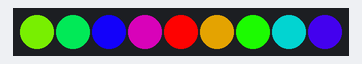
A sketch run on a simulated Arduino Uno, built with avr-gcc and run on an emulated ATmega328P. Parts: 9 RGB LEDs in strip order, left to right. Random numbers use the default seed unless the sketch sets one; what the sketch prints to the serial monitor is not drawn.

Above: at 0.15 s.
At 4.65 s:
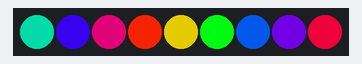
At 9.76 s:
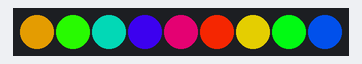
At 19.67 s:
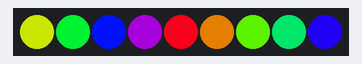
At 29.58 s:
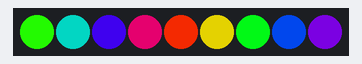
At 39.79 s:
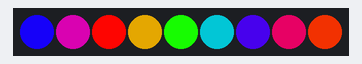

The sketch:

_45mm_test.ino
```cpp
// ArrayOfLedArrays - see https://github.com/FastLED/FastLED/wiki/Multiple-Controller-Examples for more info on
// using multiple controllers.  In this example, we're going to set up four NEOPIXEL strips on three
// different pins, each strip getting its own CRGB array to be played with, only this time they're going
// to be all parts of an array of arrays.

#include "FastLED.h"

#define NUM_STRIPS 1
#define NUM_LEDS_PER_STRIP 9
#define PIN_CLK 6 // shared by the strips
#define PIN_DATA 7
CRGB leds[NUM_LEDS_PER_STRIP];

#define MASTER_BRIGHTNESS 255
#define FRAMES_PER_SECOND 2

// For mirroring strips, all the "special" stuff happens just in setup.  We
// just addLeds multiple times, once for each strip
void setup() {
  Serial.begin(115200);

  Serial.println("Startup.");

  FastLED.addLeds<WS2801, PIN_DATA, PIN_CLK, BGR>(leds, NUM_LEDS_PER_STRIP);

  // set master brightness control
  FastLED.setBrightness(MASTER_BRIGHTNESS);

}

void loop() {
  /*
  // This inner loop will go over each led in the current strip, one at a time
  for(int i = 0; i < NUM_LEDS_PER_STRIP; i++) {
    leds[i] = CRGB::Green;
    FastLED.show();
  }
  delay(1000);
  for(int i = 0; i < NUM_LEDS_PER_STRIP; i++) {
    leds[i] = CRGB::Black;
    FastLED.show();
  }
  delay(1000);
  */
  // update the lights
  static byte gHue = random8(0,255);
  // FastLED's built-in rainbow generator
  fill_rainbow( leds, NUM_LEDS_PER_STRIP, gHue++, 360/(NUM_LEDS_PER_STRIP-1));
  FastLED.show();
  delay(5);

}
```
